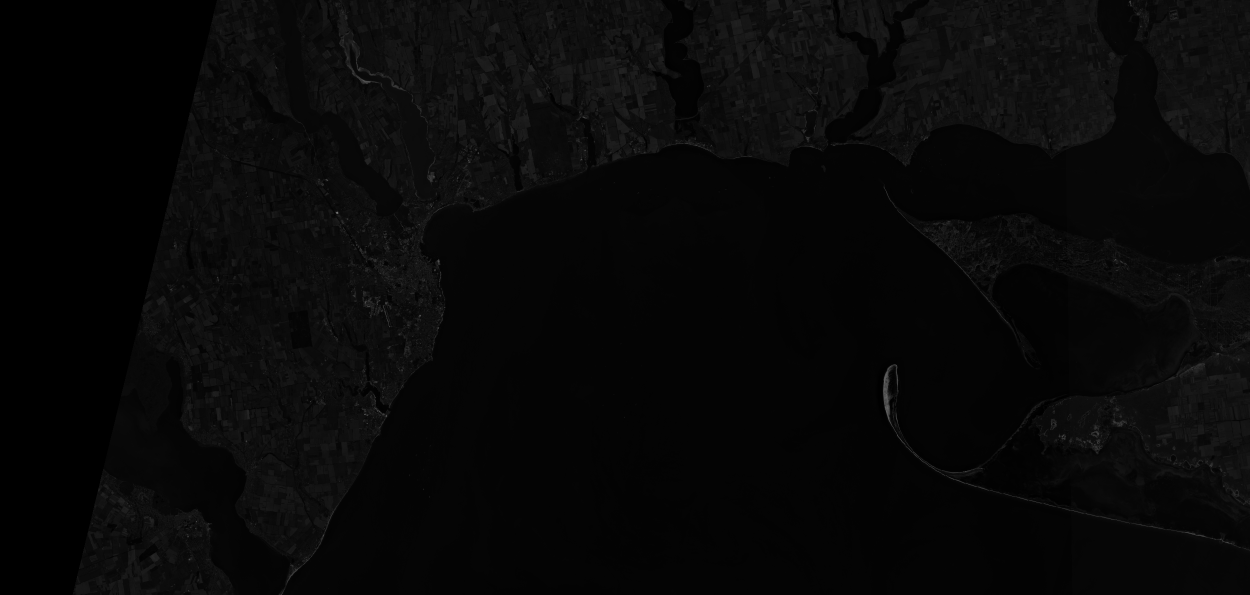
#> input picture S2_images/2021-08-17-00_00_2021-08-17-23_59_Sentinel-2_L2A_B02_(Raw).tiff, 2500 x 1189 px (shown at 1/2 size); the run also reads 1 picture not shown here
$ jupyter execute Lab1_Histograms.ipynb
#> lines starting #> are read from the running program, lines starting #| are printed output that depends on the picture; after the words box and inside, x2 and y2 are one past the last pixel; in counts of white or black regions, pixels touching at a corner belong together
Цель этой лабораторной работы - продемонстрировать варианты работы с гисторграммой цифрового изображения на примере создания картосхемы цветения водорослей в Чёрном море.

# Эксперименты с гистограммой

[cell 1]
import os
import numpy as np
import cv2
import matplotlib.pyplot as plt

[cell 2]
#Загрузите изображение (синий канал снимка Sentinel-2)
b2 = cv2.imread('./S2_images/2021-08-17-00_00_2021-08-17-23_59_Sentinel-2_L2A_B02_(Raw).tiff', -1)
#> b2 is the input picture: shape (1189, 2500) uint16; min 0, max 34563, mean 2188.3

[cell 3]
#Отобразите загруженный канал
plt.figure( figsize= (12,5))
plt.imshow(b2, cmap='gray')
plt.colorbar()
plt.show()

Изображение явлется массивом numpy array (матрицей), поэтому функции и методы numpy могут применяться к нему в полной мере

[cell 4]
type(b2)

[cell 5]
b2.shape
#> Out = (1189, 2500)

[cell 6]
#Теперь построим гистограмму изображения
plt.hist(b2.ravel(), bins = 255)
plt.show()
#> figure, not shown here; tallest bar 368795 high, from x = 1084.3 to 1219.9

[cell 7]
#Для линейного растяжения изображения между 2% и 98%, сначала вычислим их и отобразим на гистограмме.
plt.hist(b2.ravel(), bins = 255)
plt.axvline(np.percentile(b2, 2), c = 'red')
plt.axvline(np.percentile(b2, 98), c = 'red')
plt.show()
#> figure, not shown here; tallest bar 368795 high, from x = 1084.3 to 1219.9

[cell 8]
#Теперь заменим значения выше 98 и ниже 2%
b2_linear = b2.copy()
b2_linear[b2<np.percentile(b2, 2)] = np.percentile(b2, 2)
b2_linear[b2>np.percentile(b2, 98)] = np.percentile(b2, 98)
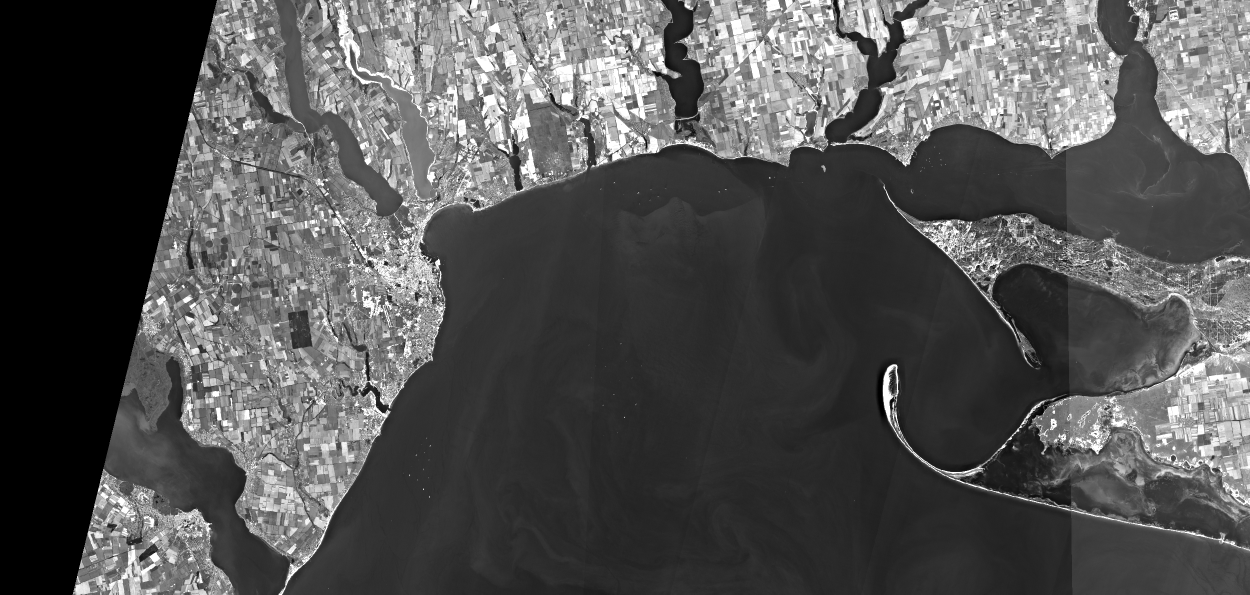
#> b2_linear: shape (1189, 2500) uint16 (shown at 1/2 size); 1.99% of pixels changed, all inside (x1, y1, x2, y2) = (182, 0, 2500, 1189); drawn with min black and max white

[cell 9]
#Отобразим результат и сравним его с исходным
plt.figure( figsize= (20,5))
plt.subplot(1,2,1)
plt.title('Before')
plt.imshow(b2, cmap='gray')
plt.axis('off')
plt.colorbar()
plt.subplot(1,2,2)
plt.title('After')
plt.imshow(b2_linear, cmap='gray')
plt.axis('off')
plt.colorbar()
plt.show()

[cell 10]
#Сравните гистограммы полученных изобаржений
plt.figure( figsize= (20,3))
plt.subplot(1,2,1)
plt.title('Before')
plt.hist(b2.ravel(), bins= 255)

plt.subplot(1,2,2)
plt.title('After')
plt.hist(b2_linear.ravel(), bins= 255)
plt.show()
#> figure, not shown here; panel 1: tallest bar 368795 high, from x = 1084.3 to 1219.9; panel 2: tallest bar 345283 high, from x = 0 to 25.62

Image looks much clearler, but we still can see only slightly brightness variances on the water surface. Lets make it brighter

[cell 11]
#Поэкспериментируйте с настройками изображниея, чтобы увидеть больше деталей на водной поверхности
#Помните, что исодное и результирующие изображения связаны y = ax+b, и a влияет на контраст, а b - на яркость
plt.figure( figsize= (20,5))
plt.subplot(1,2,1)
plt.title('Before')
plt.imshow(b2_linear, vmin=b2_linear.min(), vmax=b2_linear.max(), cmap='gray')
plt.axis('off')
plt.colorbar()
plt.subplot(1,2,2)
plt.title('After')
plt.imshow(b2_linear*1.5+2000, vmin=b2_linear.min(), vmax=b2_linear.max(), cmap='gray')
plt.axis('off')
plt.colorbar()
plt.show()

vmin=b2_linear.min(), vmax=b2_linear.max(),Результат всё ещё оставляет желать лучшего
Возможно  **Эквализация гистограммы** поможет?

[cell 12]
#Предварительно выполнитм квантилизацию для конвертации 16 bit в 8 bit, т.к. OpenCV может выполнить эту функцию только для 8 bit
b2_8bit = (b2/2**8).astype('uint8')

[cell 13]
#Обратите внимание, что изображения выглядят идентично, но шкалы разные
plt.figure( figsize= (20,5))
plt.subplot(1,2,1)
plt.title('Before')
plt.imshow(b2,  cmap='gray')
plt.axis('off')
plt.colorbar()
plt.subplot(1,2,2)
plt.title('After')
plt.imshow(b2_8bit,  cmap='gray')
plt.axis('off')
plt.colorbar()
plt.show()

[cell 14]
# Собственно эквализация
b2_equal = cv2.equalizeHist(b2_8bit)

[cell 15]
#Отобразите результат
plt.figure( figsize= (20,5))
plt.subplot(1,2,1)
plt.title('Before')
plt.imshow(b2_8bit,  cmap='gray')
plt.axis('off')
plt.colorbar()
plt.subplot(1,2,2)
plt.title('After')
plt.imshow(b2_equal,  cmap='gray')
plt.axis('off')
plt.colorbar()
plt.show()

[cell 16]
#Отобразите гистограммы
plt.figure( figsize= (20,3))
plt.subplot(1,2,1)
plt.title('Before')
plt.hist(b2_8bit.ravel(), bins= 255)

plt.subplot(1,2,2)
plt.title('After')
plt.hist(b2_equal.ravel(), bins= 255)
plt.show()
#> figure, not shown here; panel 1: tallest bar 671773 high, from x = 3.71 to 4.24; panel 2: tallest bar 671773 high, from x = 91 to 92

# Спектральные индексы и маски

Итак, изменения яркости на воде уже видны намного лучше, однако суша всё ещё мешает рассмотреть детали. Попробуем маскировать сушу с помощью порогового значения индекса NDWI и отобразить схему.

[cell 17]
# Последовательно загрузите какналы B11 и B8
b3 = cv2.imread('./S2_images/2021-08-17-00_00_2021-08-17-23_59_Sentinel-2_L2A_B03_(Raw).tiff', -1)
b8 = cv2.imread('./S2_images/2021-08-17-00_00_2021-08-17-23_59_Sentinel-2_L2A_B08_(Raw).tiff', -1)
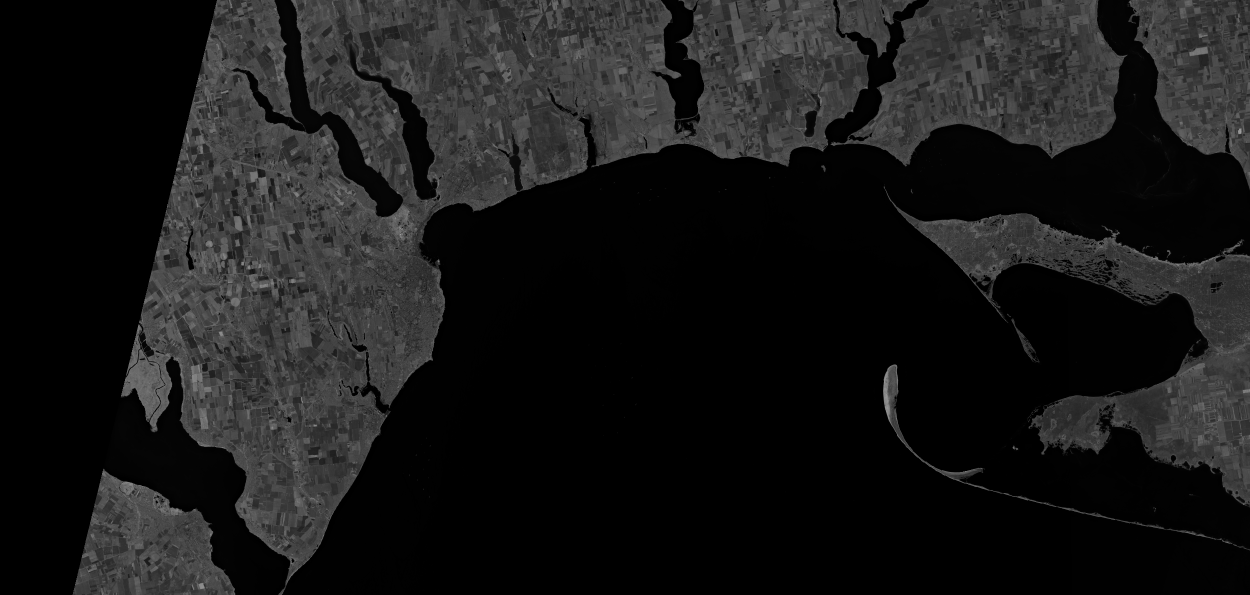
#> input picture S2_images/2021-08-17-00_00_2021-08-17-23_59_Sentinel-2_L2A_B08_(Raw).tiff, 2500 x 1189 px (shown at 1/2 size)
#> b8 is the input picture: shape (1189, 2500) uint16; min 0, max 42493, mean 6456.6

[cell 18]
#Рассчитайте NDWI
ndwi = (b8-b3)/(b8+b3)

[cell 19]
#Отобразите NDWI
plt.figure( figsize= (12,5))
plt.imshow(ndwi, vmin = -1, vmax = 1)
plt.axis('off')
plt.colorbar()
plt.show()

[cell 20]
ndwi_masked = ndwi.copy()
#Подберите пороговое значение, позаоляющее выделить только водные объекты
mask = ndwi<0.75
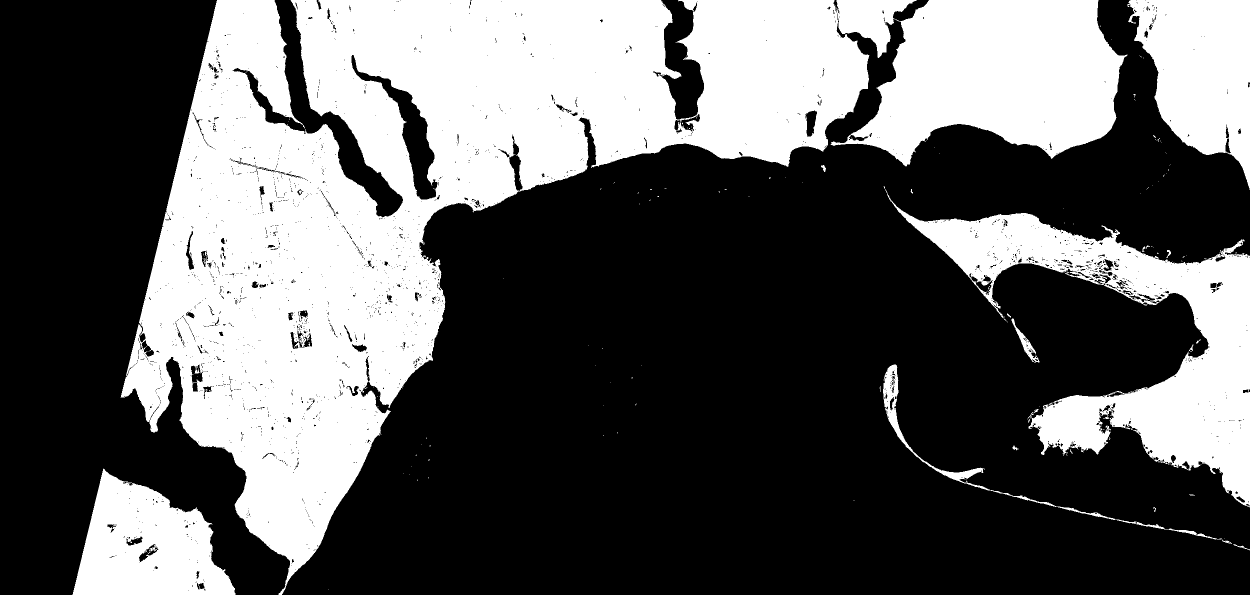
#> mask: shape (1189, 2500) bool (shown at 1/2 size); 37.2% white; 181 white regions (162 under 20 px), largest, box (x1, y1, x2, y2) and area: (241, 0, 2255, 1189) 853739, (1767, 372, 2500, 1015) 132425, (2254, 0, 2500, 380) 58909
ndwi_masked[mask] = np.nan
plt.figure( figsize= (12,5))
plt.imshow(ndwi_masked, vmin = -1, vmax = 1)
plt.axis('off')
plt.colorbar()
plt.show()

[cell 21]
#Примените полученную маску к B2
b2_masked = b2_equal.copy()
b2_masked = b2_masked.astype('float64')
b2_masked[mask] = np.nan
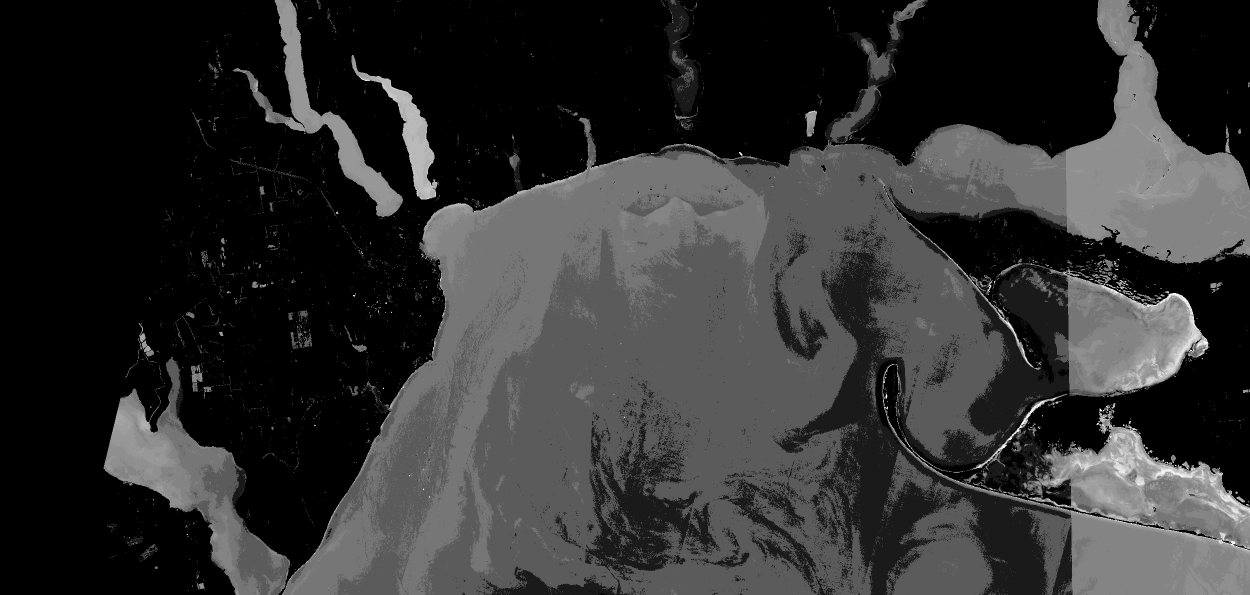
#> b2_masked: shape (1189, 2500) float64 (shown at 1/2 size); 37.16% of the values are NaN or infinite; the others: min 0, max 255, mean 77.73; drawn with min black, max white, NaN and infinite black

[cell 22]
#Отобразите результат
plt.figure( figsize= (20,5))
plt.subplot(1,2,1)
plt.title('Before')
plt.imshow(b2, vmin = np.min(b2), vmax = np.max(b2), cmap='gray')
plt.axis('off')
plt.colorbar()
plt.subplot(1,2,2)
plt.title('After')
plt.imshow(b2_masked, cmap='gray')
plt.axis('off')
plt.colorbar()
plt.show()

[cell 23]
#Используя код для загрузки изображений, откройте RGB (True Color) снимки
rgb = cv2.imread('./S2_images/2021-08-17-00_00_2021-08-17-23_59_Sentinel-2_L2A_True_color.tiff', -1)
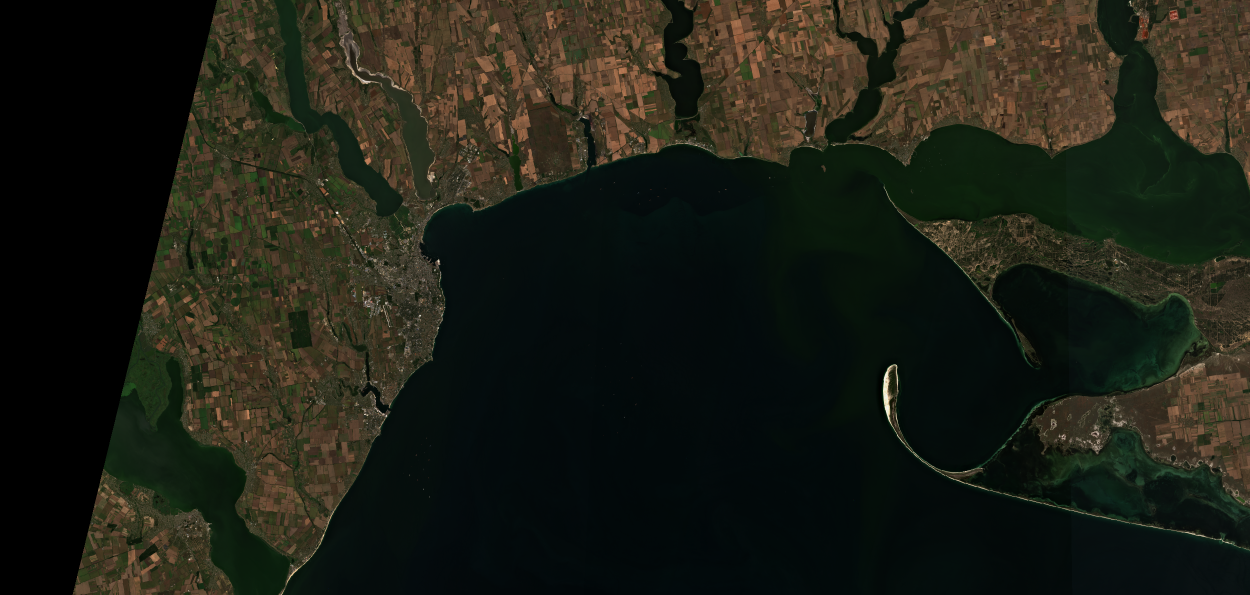
#> input picture S2_images/2021-08-17-00_00_2021-08-17-23_59_Sentinel-2_L2A_True_color.tiff, 2500 x 1189 px (shown at 1/2 size)
#> rgb is the input picture: shape (1189, 2500, 3); mean B, G, R 21.4, 31.1, 29.7

[cell 24]
rgb.shape
#> Out = (1189, 2500, 3)

[cell 25]
# Для правильного отображения, переставим каналы местами
rgb = np.stack((rgb[:,:,2], rgb[:,:,1], rgb[:,:,0]), axis = -1)

[cell 26]
# Составим схему. Первым будет отрисовано цветное изображение, сверху - B2 с маской.
# Выберите цветовую схему https://matplotlib.org/3.1.3/tutorials/colors/colormaps.html
plt.figure( figsize= (20,5))

plt.title('RGB and Algae')
plt.imshow(rgb)
plt.imshow(b2_masked/255, cmap='summer')
plt.xticks([])
plt.yticks([])
plt.colorbar()
# plt.savefig("algae.png")
# files.download("algae.png")
plt.show()
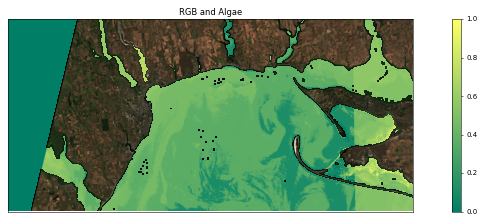
#> figure drawn by matplotlib, 2 panels

#Чтобы сохранить результат, расскоментируйте две строки выше
